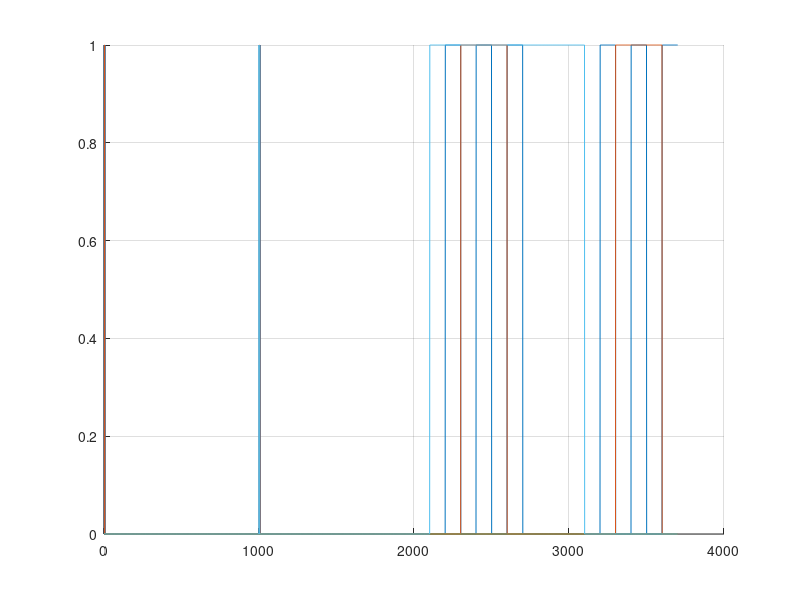

Write the MATLAB code that produced this figure. (Note: this script raises an error after producing the figure.)
Ts = 1e-8;

% Deine Daten
output_ar = [
0,0,0,0,0,0;
1,0,0,0,0,0;    
0,1,0,0,0,0;
1,1,0,0,0,0;
0,1,0,0,0,0;
1,0,0,0,0,0;  
0,0,0,0,0,0;

0,0,0,0,0,0;

0,0,0,0,0,1;
1,0,0,0,0,0;    
0,1,0,0,0,0;
1,1,0,0,0,0;
0,1,0,0,0,0;
1,0,0,0,0,0;  
0,0,0,0,0,0;

0,0,0,0,0,1;
1,0,0,0,0,1;    
0,1,0,0,0,1;
1,1,0,0,0,1;
0,1,0,0,0,1;
1,0,0,0,0,1;
0,0,0,0,0,1;

0,0,0,0,0,0;
1,0,0,0,0,0;    
0,1,0,0,0,0;
1,1,0,0,0,0;
0,1,0,0,0,0;
1,0,0,0,0,0;
0,0,0,0,0,0;
];

time_output_ar = [[1:7]*1e-8, [0:6]*1e-8+10e-6, [1:7]*1e-6+20e-6, [1:7]*1e-6+30e-6];

% Sicherstellen: Spaltenvektor
t_events = time_output_ar(:);

% Gesamtsimulationszeit
t_end = max(t_events);

% Diskrete Zeitachse
t = (0:Ts:t_end)';

% Ausgangssignal initialisieren
u = zeros(length(t), size(output_ar,2));

% --- Kernlogik ---
current_idx = 1;

for k = 1:length(t)
    % solange nächstes Event erreicht → Zustand updaten
    while current_idx < length(t_events) && t(k) >= t_events(current_idx)
        current_idx = current_idx + 1;
    end
    
    u(k,:) = output_ar(current_idx,:);
end

figure(1)
clf;
hold on
plot(1:length(u(:,1)),u(:,1))
plot(1:length(u(:,1)),u(:,2))
plot(1:length(u(:,1)),u(:,3))
plot(1:length(u(:,1)),u(:,4))
plot(1:length(u(:,1)),u(:,5))
plot(1:length(u(:,1)),u(:,6))
hold off
grid on

input_data_1 = timeseries(u, t);
